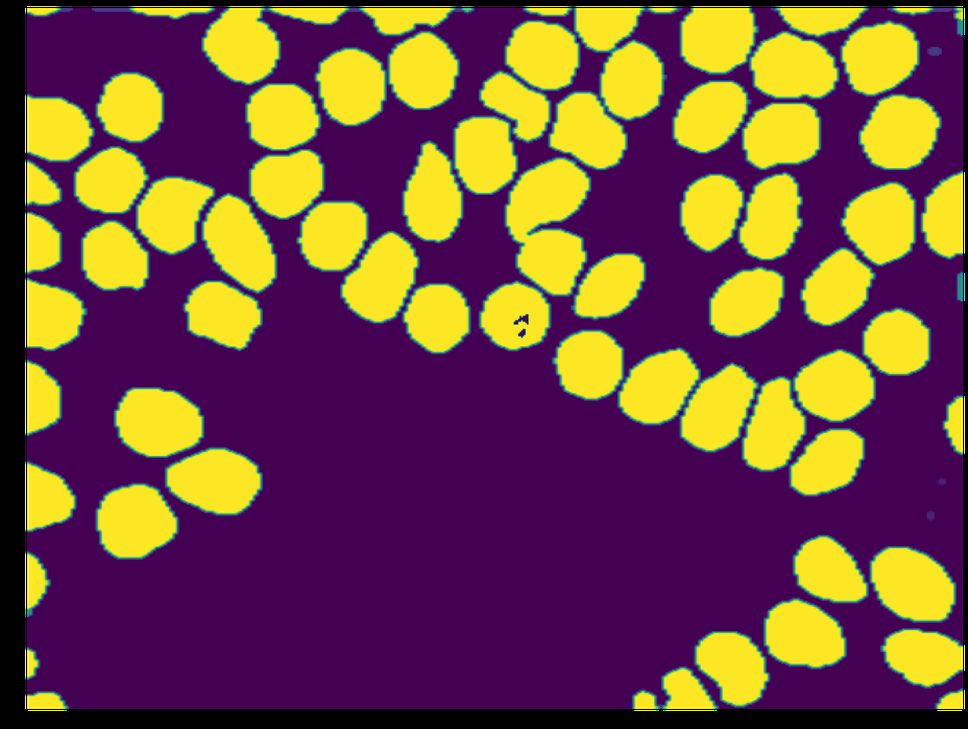
#> input picture another_tests/connected2.png, 968 x 729 px, shrunk from 1156 x 871 before the run
$ jupyter execute connectedComponents.ipynb   (older library calls are emulated)
#> lines starting #> are read from the running program, lines starting #| are printed output that depends on the picture; after the words box and inside, x2 and y2 are one past the last pixel; in counts of white or black regions, pixels touching at a corner belong together
[cell 1]
import cv2
import matplotlib.pyplot as plt
import numpy as np

img = cv2.imread('connected2.png',0)
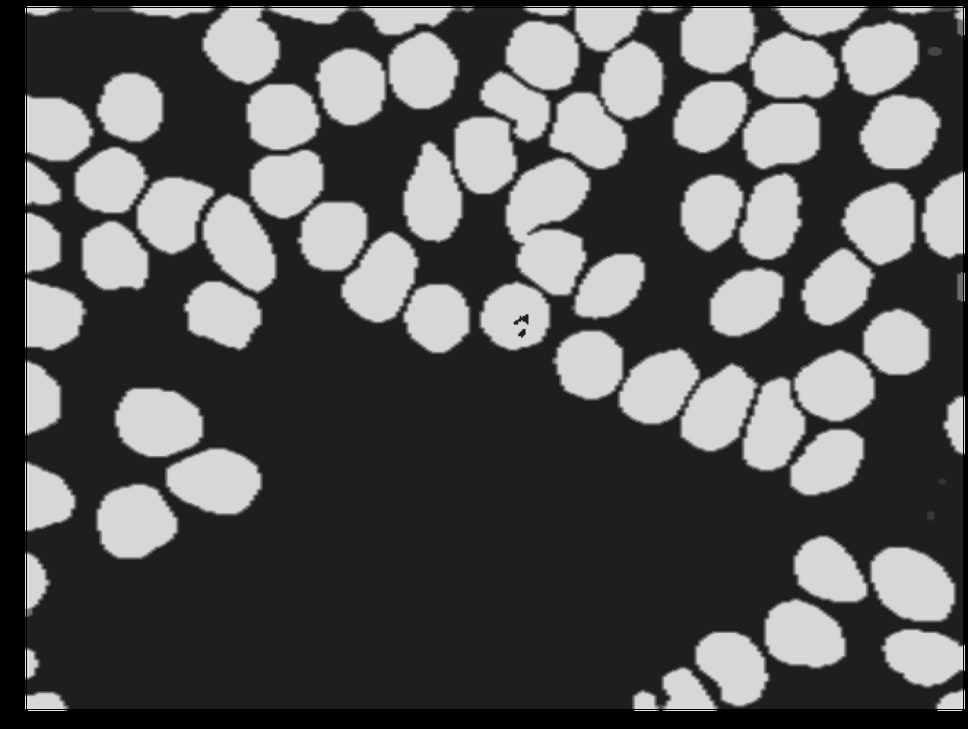
#> img: shape (729, 968); min 0, max 235, mean 87.7

img = cv2.threshold(img, 127, 255, cv2.THRESH_BINARY)[1]
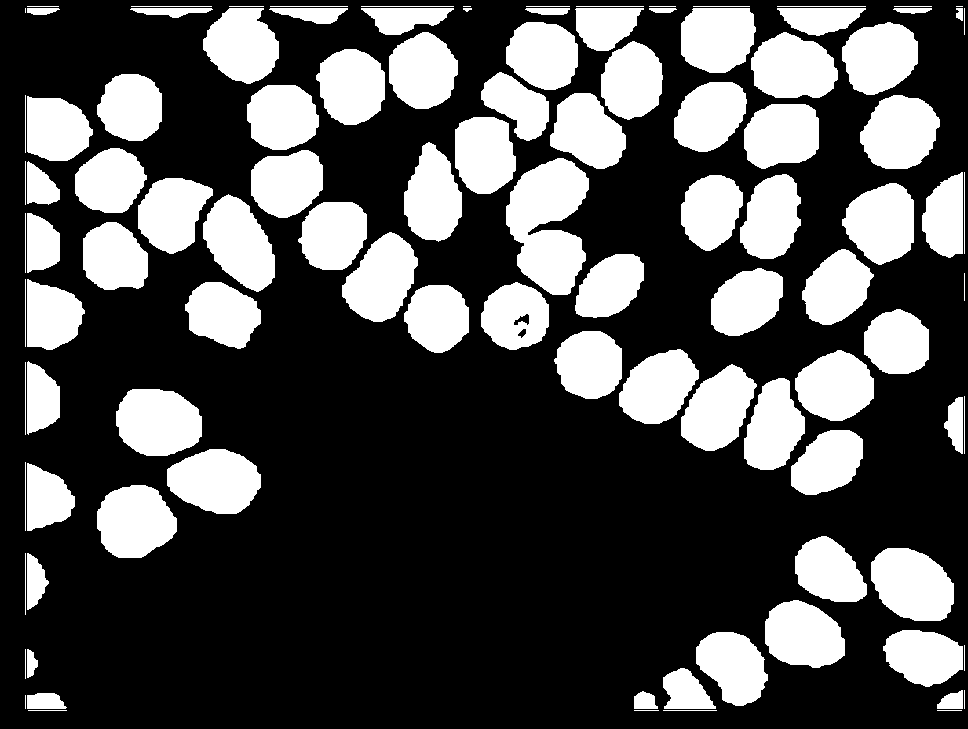
#> img: shape (729, 968); 31.7% white; 107 white regions (5 under 20 px), largest, box (x1, y1, x2, y2) and area: (506, 158, 589, 295) 7648, (871, 548, 954, 621) 4675, (116, 389, 202, 456) 4654


num_labels, labels = cv2.connectedComponents(img,connectivity=4)
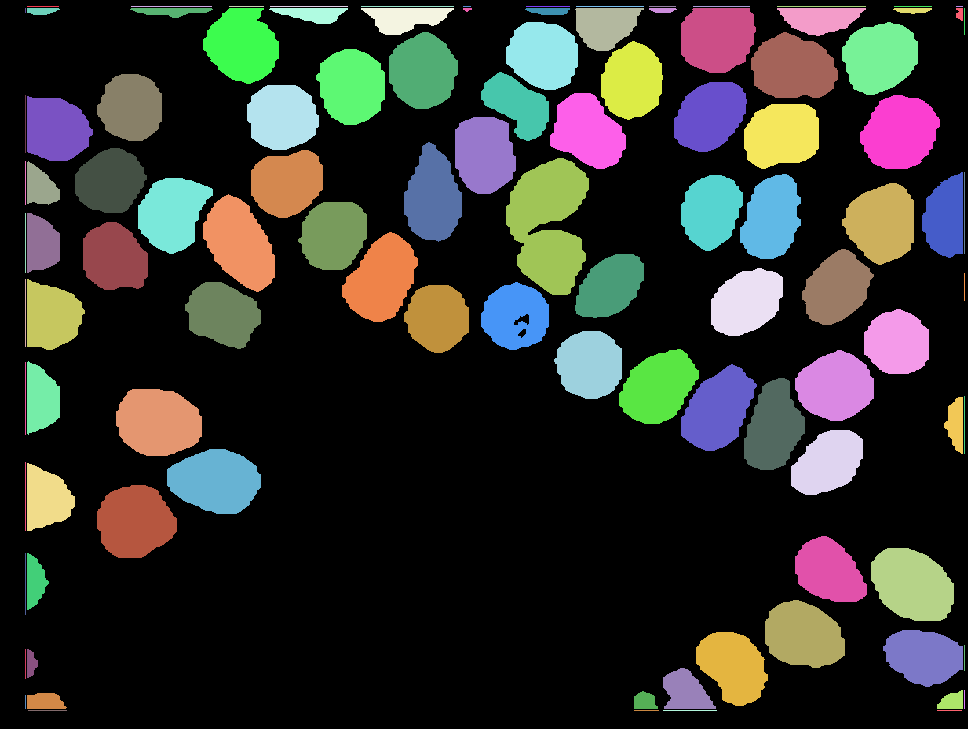
#> labels: shape (729, 968) int32; 108 distinct labels, from 0 to 107; one colour per label, 0 black
#> num_labels = 108

# Map component labels to hue val, 0-179 is the hue range in OpenCV
label_hue = np.uint8(179*labels/np.max(labels))
blank_ch = 255*np.ones_like(label_hue)
labeled_img = cv2.merge([label_hue, blank_ch, blank_ch])

# Converting cvt to BGR
labeled_img = cv2.cvtColor(labeled_img, cv2.COLOR_HSV2BGR)
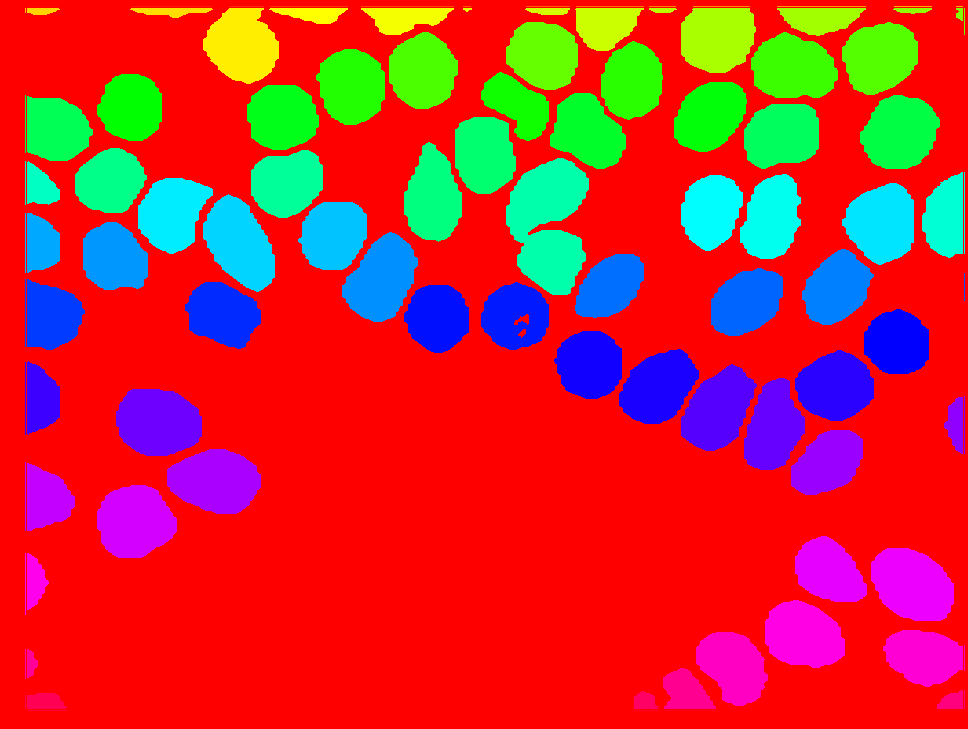
#> labeled_img: shape (729, 968, 3); mean B, G, R 51.9, 47, 196.2

# set bg label to black
labeled_img[label_hue==0] = 0
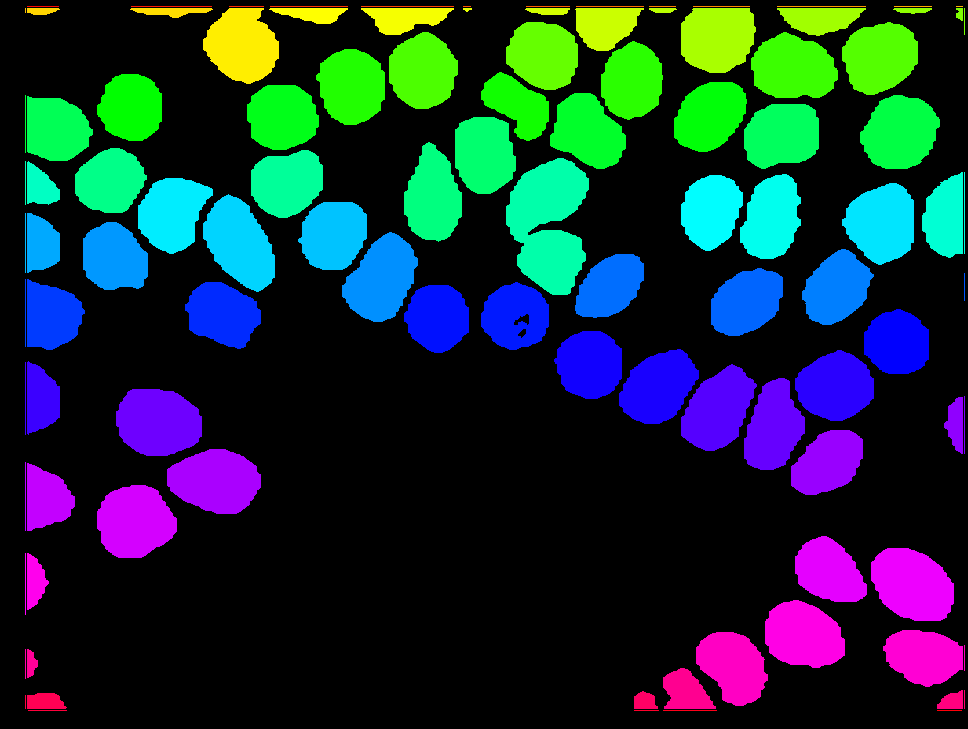
#> labeled_img: shape (729, 968, 3); mean B, G, R 51.9, 47, 22

fig, ax = plt.subplots(ncols=2, figsize=(20, 20))
ax[0].imshow(img)
ax[1].imshow(cv2.cvtColor(labeled_img, cv2.COLOR_BGR2RGB))
plt.show()
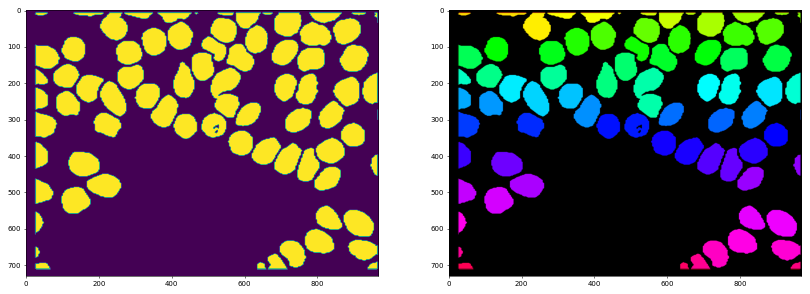
#> figure drawn by matplotlib, 2 panels

[cell 2]
img = cv2.imread('connected2.png',0)

img = cv2.threshold(img, 127, 255, cv2.THRESH_BINARY)[1]

output = cv2.connectedComponentsWithStats(image=img, connectivity=4, ltype=cv2.CV_16U )
(numLabels, labels, stats, centroids) = output
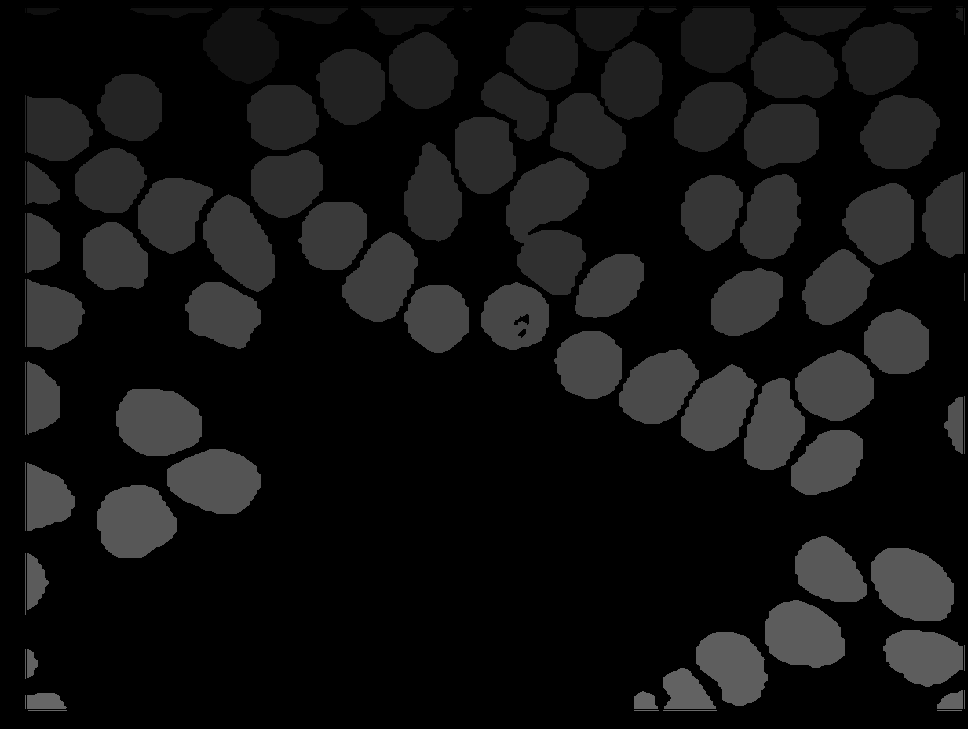
#> labels: shape (729, 968) uint16; min 0, max 107, mean 18.1
#> numLabels = 108; stats = 108 rows, first 6: [0, 0, 968, 729, 482150], [27, 6, 32, 1, 32], [131, 6, 81, 1, 81], [229, 6, 35, 1, 35], [270, 6, 78, 1, 78], [361, 6, 93, 1, 93]; centroids = 108 pairs, first value 25 to 964, second value 6 to 710

if (np.max(labels) == 0):
    divider = 1
else:
    divider = np.max(labels)
#> divider = 107

# Map component labels to hue val, 0-179 is the hue range in OpenCV
label_hue = np.uint8(179*labels/divider)
blank_ch = 255*np.ones_like(label_hue)
labeled_img = cv2.merge([label_hue, blank_ch, blank_ch])

# Converting cvt to BGR
labeled_img = cv2.cvtColor(labeled_img, cv2.COLOR_HSV2BGR)

# set bg label to black
labeled_img[label_hue==0] = 0

labeled_img_rgb = cv2.cvtColor(labeled_img, cv2.COLOR_BGR2RGB)
#return labeled_img_rgb, numLabels, labels, stats, centroids

fig, ax = plt.subplots(ncols=2, figsize=(20, 20))
ax[0].imshow(img)
ax[1].imshow(labeled_img_rgb)
plt.show()
